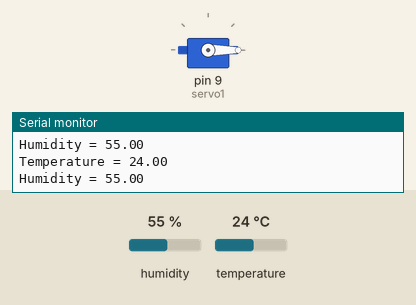
Simulated run of this sketch. Board: Arduino Uno, built with avr-gcc and run on an emulated ATmega328P. On the bench: servo, the last lines printed to the serial monitor. The inputs (shaded band) are chosen by the test bench; at power-on: temperature 24 °C, humidity 55 %.

Above: at 1.8 s.
1.9 s: temperature set to 21 °C
4.2 s: temperature set to 18 °C
At 7.2 s:
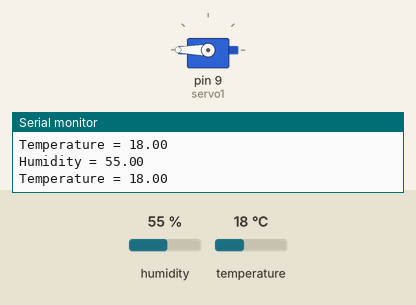
7.6 s: temperature set to 28 °C
At 9.8 s:
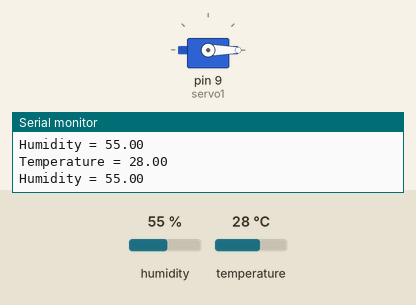
10.7 s: temperature set to 12 °C
At 13.6 s:
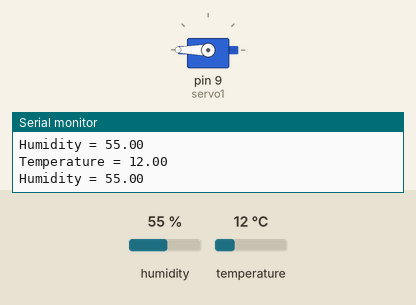
Timing chart, 0 to 14.7 s (numbered marks = the images above; inputs shaded):
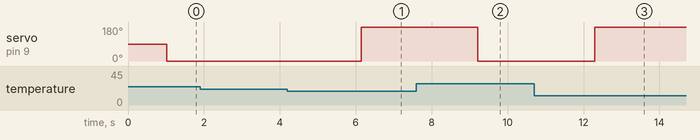

The sketch:

Compound_code.ino
```cpp
#include<Servo.h>

#include <dht.h>

dht DHT;

#define DHT11_PIN 7
Servo servo1;
void setup() {
  // put your setup code here, to run once:
 servo1.attach(9);
Serial.begin(9600);
}

void loop() {
  // put your main code here, to run repeatedly:
  int chk = DHT.read11(DHT11_PIN);
  Serial.print("Temperature = ");
  Serial.println(DHT.temperature);
  Serial.print("Humidity = ");
  Serial.println(DHT.humidity);
  delay(1000);

  if(DHT.temperature>20.00)
  servo1.write(0);

  else if(DHT.temperature<20.00&&DHT.temperature>-20.00)
   servo1.write(180);

}
```

Measured:
- the behaviour switches between 20 and 19 °C on temperature (found by bisection; images 0 and 1)
- after the input at 4.2 s, servo on pin 9 (servo1): 0° → 180° after 1.9 s
- after the input at 7.6 s, servo on pin 9 (servo1): 180° → 0° after 1.6 s
- after the input at 10.7 s, servo on pin 9 (servo1): 0° → 180° after 1.6 s
